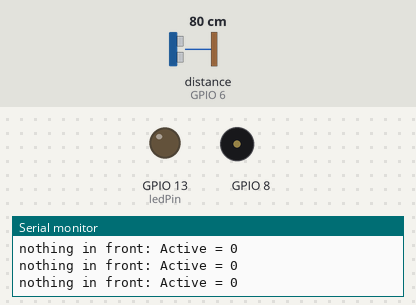
Bench run of a sketch on a simulated ESP32-S3. Shown: output pins drawn as LEDs (lit = HIGH), buzzer (waves = sounding), the last lines printed to the serial monitor. Wiring (inferred from the names in the program): ultrasonic range finder: trigger GPIO 7; echo GPIO 6. The inputs (shaded band) are chosen by the test bench; at power-on: distance to the obstacle (sensor on GPIO 6) 80 cm. The echo pulse lasts 58.3 µs per cm; WiFi joins after 1.5 s; servers stay silent unless stated; pins used as bus, display or sensor lines are not drawn.

Above: at 1.2 s.
1.3 s: distance to the obstacle (sensor on GPIO 6) set to 2 cm
At 1.59 s:
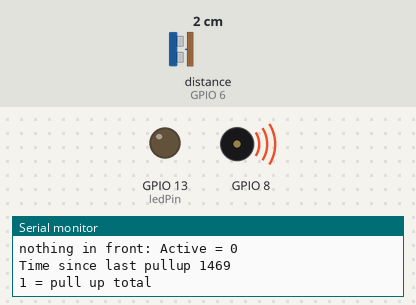
Timing chart, 0 to 4.3 s (numbered marks = the images above; inputs shaded):
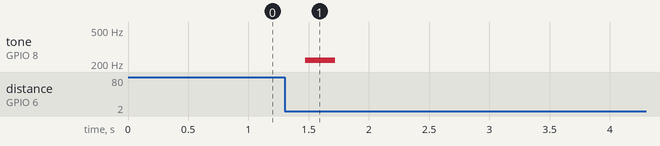

The sketch:

Pull_Up_Device_7.ino
```cpp
#include <SPI.h>
#include <WiFi.h>
#include <Pitches.h>

/*
Pull Up Device
by Eric Benoit
*/

int echoPin = 6;
int trigPin = 7;
int active = 0;
int ledPin = 13;                // choose the pin for the LED
int val = 0;                    // variable for reading the pin status

int pullups_total_arduino;      // total number of pull ups for the day
String pullup_string = "pullups_total=";
String pullups_total;
long timeBetween;               // using a timer between pull ups to identify inactivity
long timestampOfLastPullUp;     // when my last pullup started
long elapsedTimeSinceLastPullUp;// time between pull ups, used to determine active status
int activePerson = 0;

// Wifi Setup
char ssid[] = "flux capacitor"; //  your network SSID (name)
char password[] = "applepie";   // your network password
int status = WL_IDLE_STATUS;
WiFiClient client;

// notes in the melody:
int melody[] = { NOTE_A3 };
int noteDurations[] = { 4 };

// Server address
char server[] = "www.ebenoit.com";


void setup() {
  pinMode(ledPin, OUTPUT);      // declare LED as output
  pinMode(trigPin, OUTPUT);
  pinMode(echoPin, INPUT);
  Serial.begin(9600);           // opens serial port, sets data rate to 9600 bps
}


void loop(){
  int duration, cm;
  digitalWrite(trigPin, LOW);
  delayMicroseconds(2);
  digitalWrite(trigPin, HIGH);
  delayMicroseconds(10);
  digitalWrite(trigPin, LOW);
  duration = pulseIn(echoPin, HIGH);
  cm = duration / 29 / 2;
  delay(100);

  if (cm < 20 && cm > 0 && active == 0) {
    pullUp();
    active = 1;
    Serial.print("i see you: Active = ");
    Serial.println(activePerson);
    //Serial.println(cm);
  } else if (cm > 20 || cm == 0) {
    active = 0;
    Serial.print("nothing in front: Active = ");
    Serial.println(activePerson);
  }

  sendData();

}


void pullUp(){                             // actions performed for each pull up
  pullups_total_arduino++;                 // adding 1 to todays pull up total
  long currentTime = millis();
  activePerson = 1;
  timeBetween = currentTime - timestampOfLastPullUp;
  timestampOfLastPullUp = currentTime;
  Serial.print("Time since last pullup ");
  Serial.println(timeBetween);
  Serial.print(pullups_total_arduino);
  Serial.println(" = pull up total");
  beep();
}


void sendData(){                          // actions performed when we want to upload data to the web
  // If I am currently doing pullups, then let's see if I've finished
  if (activePerson == 1) {
    long currentTime = millis();
    elapsedTimeSinceLastPullUp = currentTime - timestampOfLastPullUp;

    if (elapsedTimeSinceLastPullUp > 5000){              // after 30 seconds from last pull up lets upload the data
      connectWifi();
      Serial.println("Attempting to send data");
      postData();
      Serial.println("----------");
      Serial.println("Data sent!");
      Serial.print(pullups_total_arduino);
      Serial.println(" pullups sent.");
      Serial.print("String pullups_total = ");
      Serial.println(pullups_total);
      client.stop();
      Serial.println("Disconnected from Wifi");
      Serial.println("----------");
      pullups_total_arduino = 0;
      timeBetween = 0;                    // (not working) resetting the timer to 0 so the device doesn't keep uploading data
      activePerson = 0;
    }
  }
}


void postData() {
  pullups_total = pullup_string + pullups_total_arduino;

  if (client.connect(server, 80)) {
    Serial.println("connecting...");
    client.println("POST /client/EJB/pullups/insert_mysql.php HTTP/1.1");
    client.println("Host: www.ebenoit.com");
    client.println("User-Agent: Arduino/1.0");
    client.println("Connection: close");
    client.println("Content-Type: application/x-www-form-urlencoded;");
    client.print("Content-Length: ");
    client.println(pullups_total.length());
    client.println();
    client.println(pullups_total);
  }
  else {
    Serial.println("Connection failed");
    Serial.println("Disconnecting.");
    client.stop();
  }
}


void connectWifi() {
  while (status != WL_CONNECTED) {
    Serial.println("----------");
    Serial.print("Attempting to connect to SSID: ");
    Serial.println(ssid);
    status = WiFi.begin(ssid, password);
    delay(10000);
  }
  printWifiStatus();
}


void printWifiStatus() {
  // print the SSID of the network you're attached to:
  Serial.print("SSID: ");
  Serial.println(WiFi.SSID());

  // print your WiFi shield's IP address:
  IPAddress ip = WiFi.localIP();
  Serial.print("IP Address: ");
  Serial.println(ip);

  // print the received signal strength:
  long rssi = WiFi.RSSI();
  Serial.print("signal strength (RSSI):");
  Serial.print(rssi);
  Serial.println(" dBm");
}

void beep() {
  // iterate over the notes of the melody:
  for (int thisNote = 0; thisNote < 1; thisNote++) {

    // to calculate the note duration, take one second
    // divided by the note type.
    //e.g. quarter note = 1000 / 4, eighth note = 1000/8, etc.
    int noteDuration = 1000/noteDurations[thisNote];
    tone(8, melody[thisNote],noteDuration);

    // to distinguish the notes, set a minimum time between them.
    // the note's duration + 30% seems to work well:
    int pauseBetweenNotes = noteDuration * 1.30;
    delay(pauseBetweenNotes);
    // stop the tone playing:
    noTone(8);
  }
}

/*
Credits
Dhaval Karwa
Ben Salinas
John Park - makeprojects.com/Project/PIR-Sensor-ArduinoAlarm/72/1
Tom Igoe - arduino.cc/en/Tutorial/WiFiWebClientRepeating
*/
```

Measured:
- after the input at 1.3 s, tone on GPIO 8: silent → 220 Hz after 0.17 s, → silent 0.25 s later
